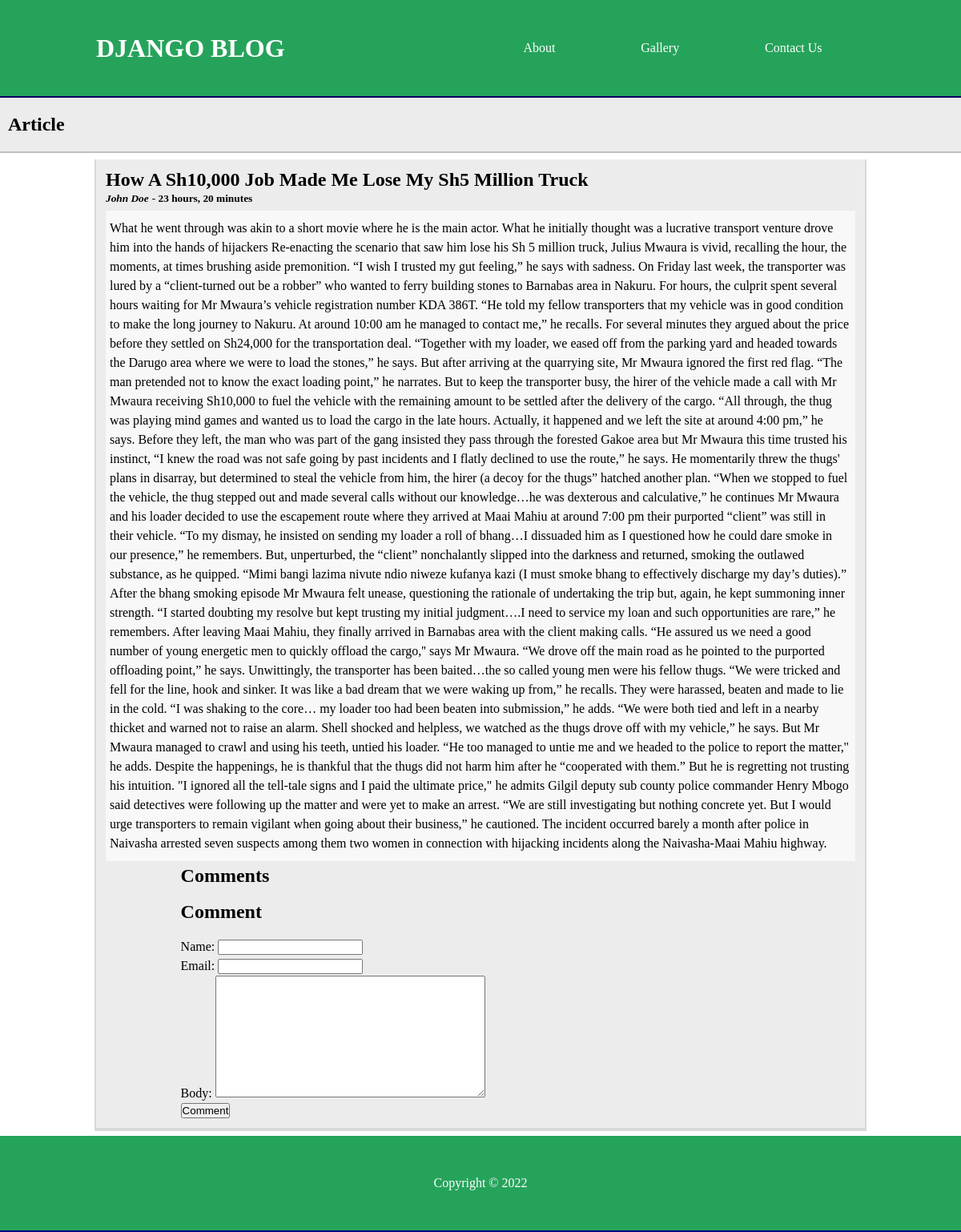
Page /how-a-sh10-000-job-made-me-lose-my-sh5-million-truck/ on the committed database.
### Post/models.py (models this page shows, shortened)
class Post(models.Model):
    title = models.CharField(max_length=200)
    slug = models.CharField(max_length=200)
    body = models.TextField()
    created_at = models.DateTimeField(auto_now_add=True)
    class Meta:
        ordering = ('-created_at',)

### Post/views.py (the view)
# urls.py: path("<slug:slug>/", views.show, name="show"),
def show(request, slug):
    post = get_object_or_404(Post, slug = slug)
    if request.method == 'POST':
        form = CommentForm(request.POST)
        if form.is_valid():
            comment = form.save(commit=False)
            comment.post = post
            form.save()
            return redirect('show', slug = slug)
    else:
        form = CommentForm()
    return render(request, 'show.html', {"post": post, "form": form})

### Post/forms.py
class CommentForm(forms.ModelForm):
    class Meta:
        model = Comment
        fields = ('name', 'email', 'body')

### Post/templates/show.html (shortened to what this page needs)
{% extends 'app.html' %}
  {% block content %}
  <div class="main-card">
    <div class="main-card-header">
      <h2>Article</h2>
    </div>
    <div class="container">
      <div class="card">
        <div class="card-header">
          <h2>{{post.title | title}}</h2>
          <small class="author"><a href="">John Doe</a></small>
          <small> - {{post.created_at | timesince}}</small>
        </div>
        <div class="card-body">
          <p>{{ post.body }}</p>
        </div>
        <div class="card-footer">
          <div class="container">
            <h2>Comments</h2>
            <br />
          </div>
          <div class="container">
            <h2>Comment</h2>
            <br />
            <form method="POST">
              {% csrf_token %} {{form.as_p}}
              <button>Comment</button>
            </form>
          </div>
        </div>
      </div>
    </div>
  </div>
  {% endblock content %}

### static/css/styles.css (style rules this page uses)
* { margin: 0; padding: 0; box-sizing: border-box; }
html { font-size: 62.5%; }
body { font-size: 1.6rem; }
p { line-height: 1.5; }
a { text-decoration: none; }
.container { width: 80%; margin: auto; }
.main-card-header { background-color: #ececec; display: flex; justify-content: space-between; align-items: center; padding: 2rem 1rem; box-shadow: 0 0 0 2px rgba(0, 0, 0, 0.25); }
.main-card-header h2 { font-weight: 700; }
.card { background-color: #ececec; margin: 1rem 0; padding: 1.2rem; box-shadow: 0 2px 0 2px rgba(0, 0, 0, 0.15); }
.card-header a { color: #000; }
small { font-weight: 700; line-height: 1.5; }
.author { font-style: italic; color: #999; }
.card-body { background-color: #f8f8f8; padding: 1rem 0.5rem; margin: 0.5rem 0; }

### rows in the picture
Post: title "How A Sh10,000 Job Made Me Lose My Sh5 Million Truck", created_at "23 hours, 20 minutes", body "What he went through was akin to a short movie where he is the main actor. What he initially thought was a lucrative transport venture drove him into the hands of hijackers Re-enacting the scenario that saw him lose his Sh 5 million truck, Julius Mwaura is vivid, recalling the hour, the moments, at times brushing aside premonition. “I wish I trusted my gut feeling,” he says with sadness. On Friday last week, the transporter was lured by a “client-turned out be a robber” who wanted to ferry building stones to Barnabas area in Nakuru. For hours, the culprit spent several hours waiting for Mr Mwaura’s vehicle registration number KDA 386T. “He told my fellow transporters that my vehicle was in…"
